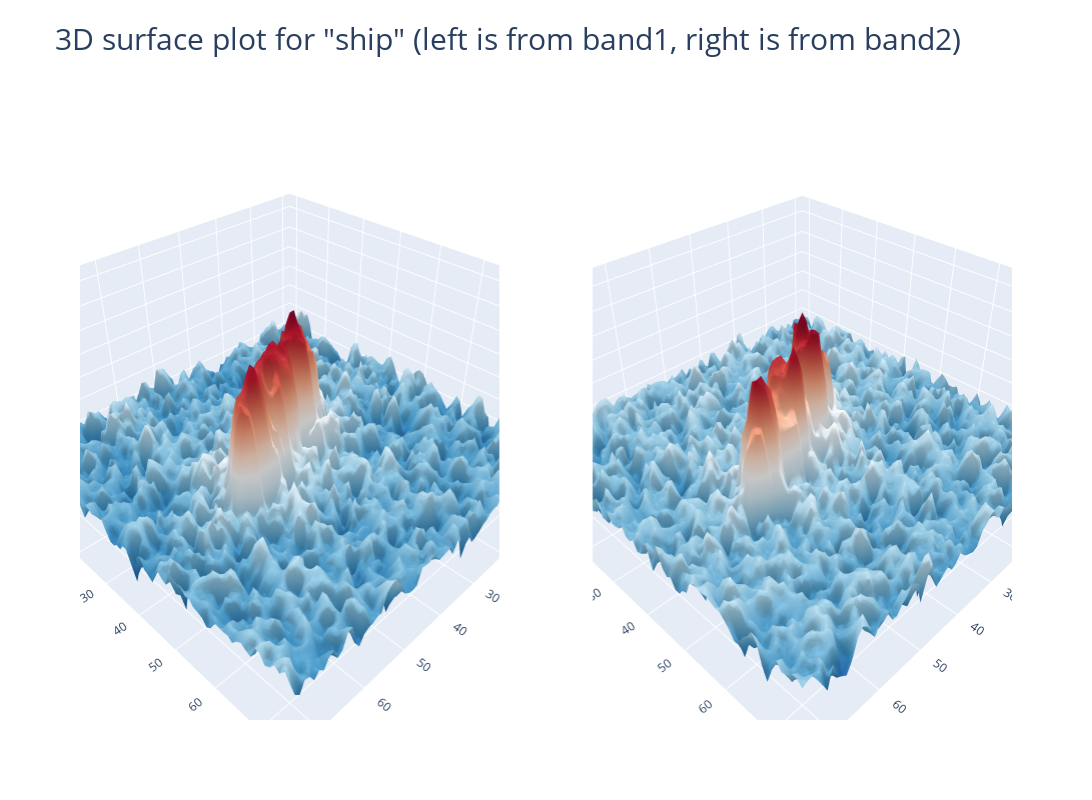

Write notebook code for a chart like this one.
### Code cell
num = 100
label = 'iceberg' if (train['is_iceberg'].values[num] == 1) else'ship'
plot_contour_2d(X_band_1[num,:,:], X_band_2[num,:,:], label)

### Figure 1 — Plotly figure (JSON) as saved in the notebook; plotly's stock layout.template omitted (floating-point values rounded to 4 significant figures; data arrays with more than 128 entries replaced by an {"elided": "..."} marker saying what was removed)
{"data": [{"colorscale": [[0, "rgb(5,48,97)"], [0.1, "rgb(33,102,172)"], [0.2, "rgb(67,147,195)"], [0.3, "rgb(146,197,222)"], [0.4, "rgb(209,229,240)"], [0.5, "rgb(247,247,247)"], [0.6, "rgb(253,219,199)"], [0.7, "rgb(244,165,130)"], [0.8, "rgb(214,96,77)"], [0.9, "rgb(178,24,43)"], [1, "rgb(103,0,31)"]], "scene": "scene", "showscale": false, "z": {"elided": "75x75 float values"}, "type": "surface"}, {"colorscale": [[0, "rgb(5,48,97)"], [0.1, "rgb(33,102,172)"], [0.2, "rgb(67,147,195)"], [0.3, "rgb(146,197,222)"], [0.4, "rgb(209,229,240)"], [0.5, "rgb(247,247,247)"], [0.6, "rgb(253,219,199)"], [0.7, "rgb(244,165,130)"], [0.8, "rgb(214,96,77)"], [0.9, "rgb(178,24,43)"], [1, "rgb(103,0,31)"]], "scene": "scene2", "showscale": false, "z": {"elided": "75x75 float values"}, "type": "surface"}], "layout": {"height": 800, "scene": {"domain": {"x": [0, 0.45], "y": [0, 1]}}, "title": {"font": {"size": 30}, "text": "3D surface plot for \"ship\" (left is from band1, right is from band2)"}, "width": 1200, "scene2": {"domain": {"x": [0.55, 1], "y": [0, 1]}}}}
